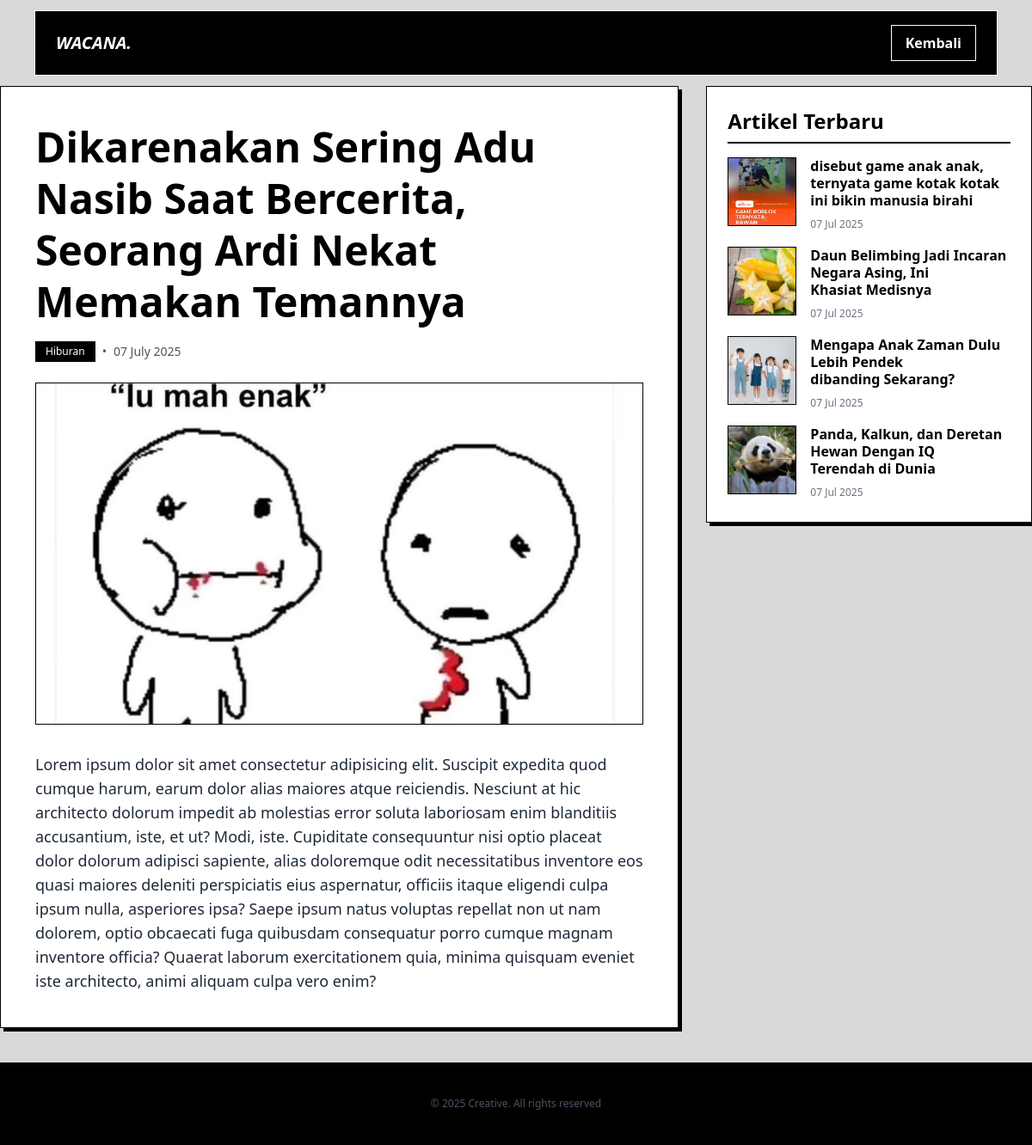
The app's page /pages/artikel.php?id=46 with its own data.
### tables this page shows
CREATE TABLE `articles` (
  `id` int NOT NULL,
  `user_id` int NOT NULL,
  `title` varchar(255) NOT NULL,
  `content` text NOT NULL,
  `cover_image` varchar(255) DEFAULT NULL,
  `published_at` datetime DEFAULT NULL,
  `created_at` timestamp NULL DEFAULT CURRENT_TIMESTAMP,
  `updated_at` timestamp NULL DEFAULT CURRENT_TIMESTAMP ON UPDATE CURRENT_TIMESTAMP,
  `category` varchar(50) DEFAULT NULL
);

### pages/artikel.php (the view, shortened to what this page needs)
<?php
include_once("../php/connection.php");
$artikel_id = isset($_GET['id']) ? (int) $_GET['id'] : 0;
$sql = "SELECT * FROM articles WHERE id = ?";
$stmt = $conn->prepare($sql);
$stmt->bind_param("i", $artikel_id);
$stmt->execute();
$result = $stmt->get_result();
if ($result->num_rows > 0) {
    $artikel = $result->fetch_assoc();
} else {
    http_response_code(404);
    die("Artikel tidak ditemukan.");
}
$sql_recent = "SELECT id, title, cover_image, published_at FROM articles WHERE id != ? ORDER BY published_at DESC LIMIT 4";
$stmt_recent = $conn->prepare($sql_recent);
$stmt_recent->bind_param("i", $artikel_id);
$stmt_recent->execute();
$result_recent = $stmt_recent->get_result();
$recent_articles = [];
while ($row = $result_recent->fetch_assoc()) {
    $recent_articles[] = $row;
}
?>
<!DOCTYPE html>
<html lang="id">
<head>
    <link rel="stylesheet" href="../public/css/output.css" />
</head>
<body class="bg-[#d9d9d9]">
    <nav
        class="relative flex items-center justify-between px-6 py-4 my-3 bg-black border text-white border-white max-w-7xl mx-auto xl:mx-auto lg:mx-10 md:mx-10 sm:mx-10">
        <div class="flex-1">
            <a href="index.php" class="text-xl font-bold italic uppercase">Wacana.</a>
        </div>
        <div class="flex-1 flex justify-end gap-x-2">
            <a href="index.php"
                class="bg-black py-2 px-4 capitalize border-white border hover:shadow-[3px_3px_0_0_white] font-semibold duration-200">
                Kembali
            </a>
        </div>
    </nav>
    <div class="max-w-7xl mx-auto grid grid-cols-1 lg:grid-cols-3 gap-8 px-4 lg:px-0">
        <main class="lg:col-span-2 bg-white p-6 sm:p-8 md:p-10 border border-black shadow-[4px_4px_0_0_black]">
            <h1 class="text-3xl sm:text-4xl md:text-5xl font-extrabold text-black leading-tight mb-4">
                <?= htmlspecialchars($artikel['title']) ?>
            </h1>
            <div class="flex items-center text-sm text-gray-600 mb-6">
                <span class="bg-black text-white py-1 px-3 text-xs capitalize">
                    <?= htmlspecialchars($artikel['category']) ?>
                </span>
                <?php if (!empty($artikel['published_at'])): ?>
                    <span class="mx-2">•</span>
                    <span><?= date('d F Y', strtotime($artikel['published_at'])) ?></span>
                <?php endif; ?>
            </div>
            <div class="aspect-video w-full overflow-hidden mb-8 border border-black">
                <img src="<?= htmlspecialchars($artikel['cover_image']) ?>"
                    alt="<?= htmlspecialchars($artikel['title']) ?>" class="w-full h-full object-cover">
            </div>
            <div class="article-content text-gray-800 text-lg">
                <?= nl2br(htmlspecialchars($artikel['content'])); ?>
            </div>
        </main>
        <aside class="lg:col-span-1">
            <div class="sticky top-5 bg-white p-6 border border-black shadow-[4px_4px_0_0_black]">
                <h3 class="text-2xl font-bold mb-4 border-b-2 border-black pb-2">Artikel Terbaru</h3>
                <div class="space-y-4">
                    <?php foreach ($recent_articles as $recent): ?>
                        <a href="artikel.php?id=<?= $recent['id'] ?>" class="flex items-start gap-4 group">
                            <div class="w-20 h-20 overflow-hidden border border-black flex-shrink-0">
                                <img src="<?= htmlspecialchars($recent['cover_image']) ?>"
                                    alt="<?= htmlspecialchars($recent['title']) ?>"
                                    class="w-full h-full object-cover group-hover:scale-110 transition-transform duration-200">
                            </div>
                            <div class="flex-1">
                                <h4 class="font-semibold text-base leading-tight group-hover:underline mb-1">
                                    <?= htmlspecialchars($recent['title']) ?>
                                </h4>
                                <span class="text-xs text-gray-500">
                                    <?= date('d M Y', strtotime($recent['published_at'])) ?>
                                </span>
                            </div>
                        </a>
                    <?php endforeach; ?>
                </div>
            </div>
        </aside>
    </div>
    <footer class="w-full mt-10 px-4 sm:px-6 lg:px-8 py-10 bg-black text-white">
        <p class="text-center text-xs text-gray-600">© 2025 Creative. All rights reserved</p>
    </footer>
</body>
</html>

### records on screen
articles: title "Dikarenakan Sering Adu Nasib Saat Bercerita, Seorang Ardi Nekat Memakan Temannya", category "Hiburan", published_at "07 July 2025", cover_image (picture), content "Lorem ipsum dolor sit amet consectetur adipisicing elit. Suscipit expedita quod cumque harum, earum dolor alias maiores atque reiciendis. Nesciunt at hic architecto dolorum impedit ab molestias error soluta laboriosam enim blanditiis accusantium, iste, et ut? Modi, iste. Cupiditate consequuntur nisi optio placeat dolor dolorum adipisci sapiente, alias doloremque odit necessitatibus inventore eos quasi maiores deleniti perspiciatis eius aspernatur, officiis itaque eligendi culpa ipsum nulla, asperiores ipsa? Saepe ipsum natus voluptas repellat non ut nam dolorem, optio obcaecati fuga quibusdam consequatur porro cumque magnam inventore officia? Quaerat laborum exercitationem quia, minima…"
articles: cover_image (picture), title "disebut game anak anak, ternyata game kotak kotak ini bikin manusia birahi", published_at "07 Jul 2025"
articles: cover_image (picture), title "Daun Belimbing Jadi Incaran Negara Asing, Ini Khasiat Medisnya", published_at "07 Jul 2025"
articles: cover_image (picture), title "Mengapa Anak Zaman Dulu Lebih Pendek dibanding Sekarang?", published_at "07 Jul 2025"
articles: cover_image (picture), title "Panda, Kalkun, dan Deretan Hewan Dengan IQ Terendah di Dunia", published_at "07 Jul 2025"
